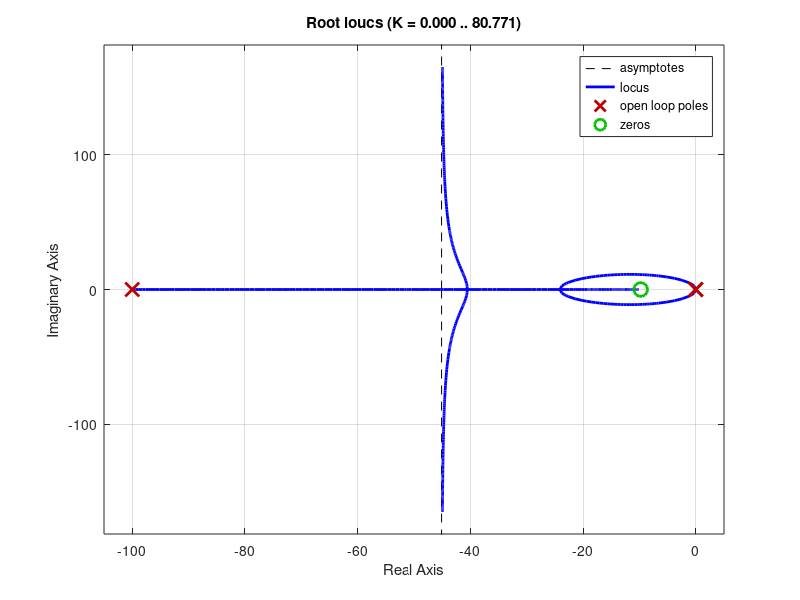
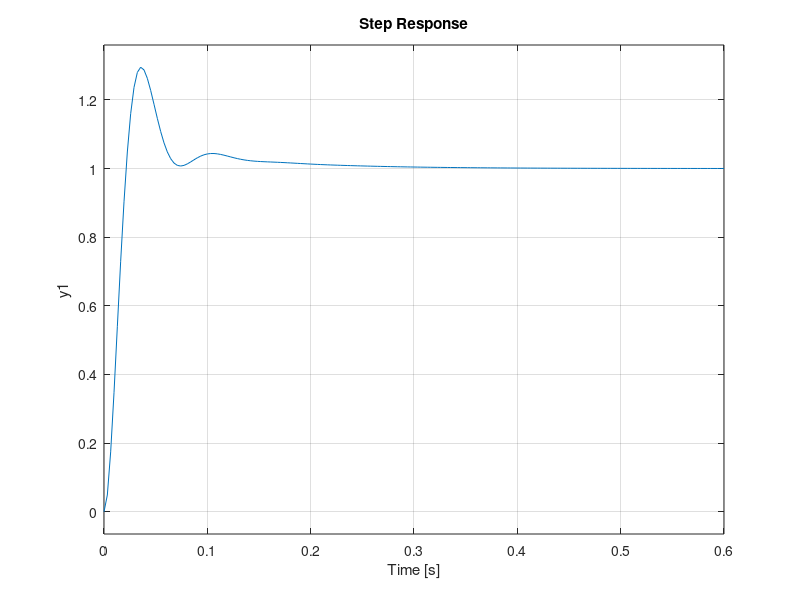
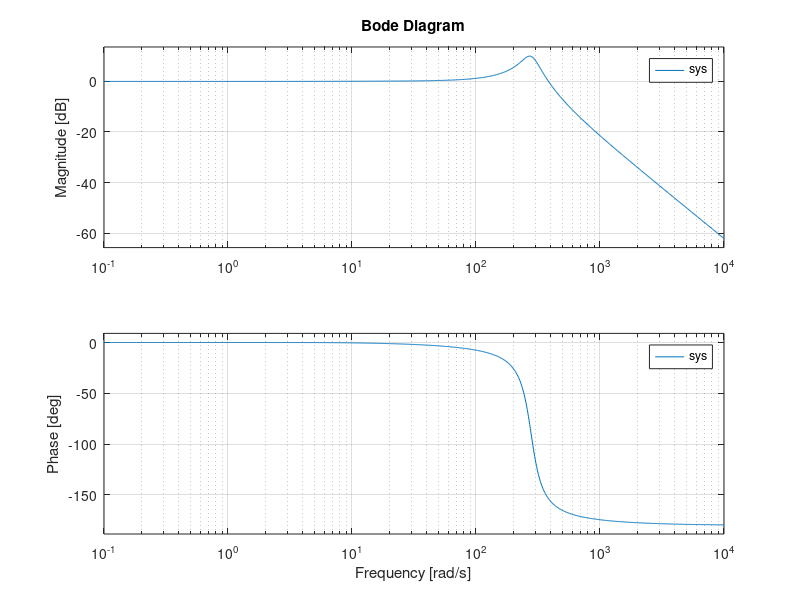

Here is the MATLAB script that generated these plots, in order:
%Εισαγωγή των παραμέτρων του συστήματος 
T = 0.01;
w_max = 50;
zeta = 0.6;

% Δημιουργία της συνάρτησης μεταφοράς ανοιχτου βρογχου του PI ελεγκτή με Kp & KI τυχαίους αριθμούς 
G = tf([1], [T 1 0]);
Kp = 3.72;
KI = 36.4;
c = KI/Kp;
Gc = tf([Kp c*Kp], [1 0]);

% Εμφάνηση του Γεωμετρικού τόπου ριζών 
figure
rlocus(G*Gc)

% Δημιουργία της συνάρτησης μεταφοράς κλεστού βρόγχου του PI ελεγκτή
% σύμγωνα με την μέθοδο Feedback
K = 28;
sys = feedback(K*G*Gc, 1, -1);

% Εμφάνιση του Step response
figure
step(sys)
grid on

% Διαδικασία ελέγχου ώστε να δημιουργηθεί η κατάλληλη έξοδος με τα κριτήρια
% που μας δίνονται για την υπερύψωση και τον χρόνο ανώδου
[y,t] = step(sys);
rise_time = t(find(y>=0.9, 1)) - t(find(y>=0.1, 1));
overshoot = (max(y) - 1) * 100;
disp(['Rise time: ' num2str(rise_time) ' s'])
disp(['Overshoot: ' num2str(overshoot) ' %'])

% Ευρεσή κατάλληλων κερδών για τα κριτήρια αυτά και εμφάνιση συνάρτησης
Ke = K;
a = c;
KI = Kp*w_max^2/Ke;
Gc = tf([Ke a*Ke], [1 0]);
sys = feedback(Ke*G*Gc, 1, -1)
[y,t] = step(sys);
rise_time = t(find(y>=0.9, 1)) - t(find(y>=0.1, 1));
overshoot = (max(y) - 1) * 100;
disp(['Rise time: ' num2str(rise_time) ' s'])
disp(['Overshoot: ' num2str(overshoot) ' %'])

% Εύρεση διαγράμματος bode
figure
bode(sys)
grid on
